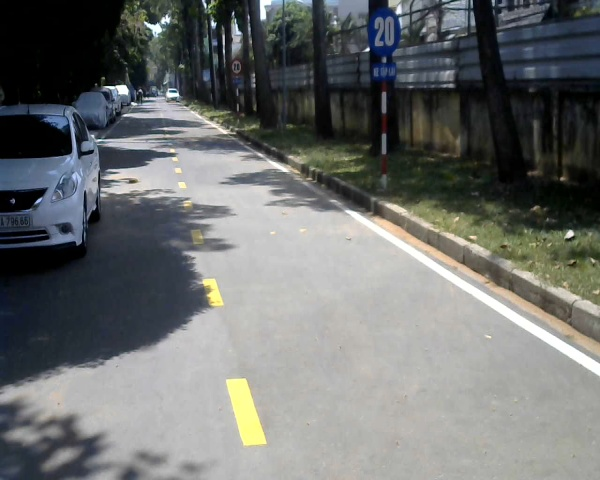
#> input picture data_0.jpg, 600 x 480 px
$ python SURF.py
#> lines starting #> are read from the running program, lines starting #| are printed output that depends on the picture
import cv2
import matplotlib as plt
img=cv2.imread("data_0.jpg",0)
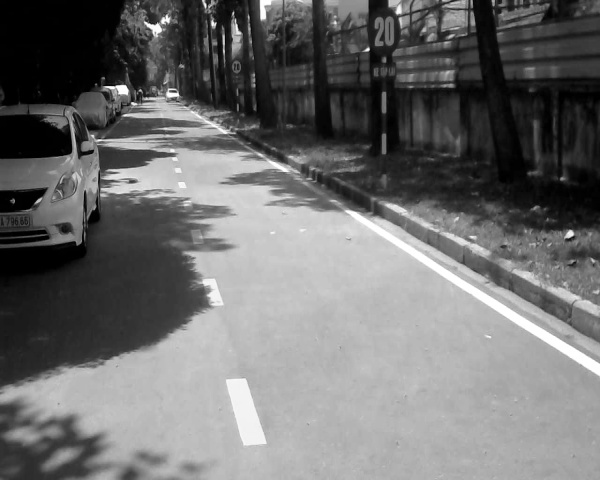
#> img: shape (480, 600); min 0, max 255, mean 110.4
#> (the run stopped early here; a loop or call above may not have finished)

$ run again, with data_1.jpg copied over data_0.jpg
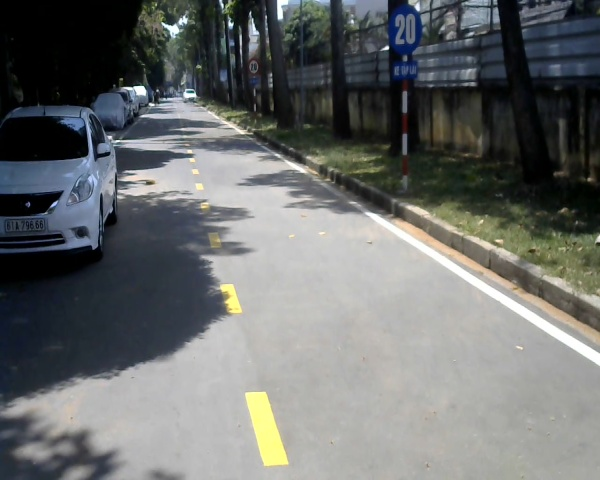
#> input picture data_1.jpg, 600 x 480 px
#> `img=cv2.imread("data_0.jpg",0)`:
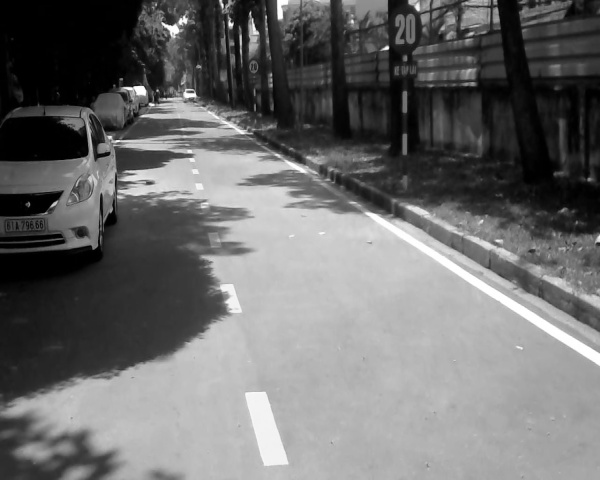
#> img: shape (480, 600); min 0, max 255, mean 108.2

$ run again, with data_8.jpg copied over data_0.jpg
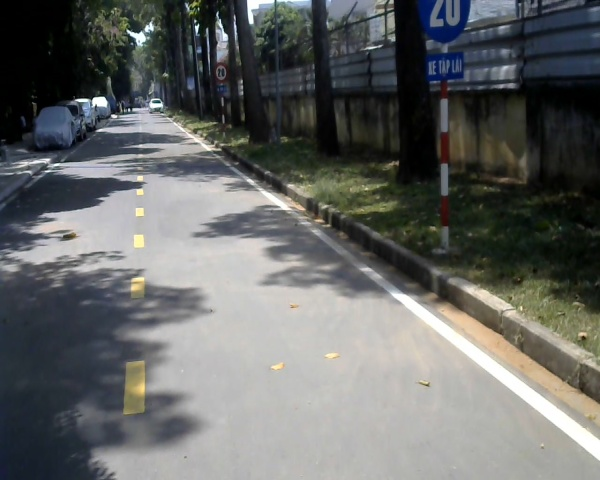
#> input picture data_8.jpg, 600 x 480 px
#> `img=cv2.imread("data_0.jpg",0)`:
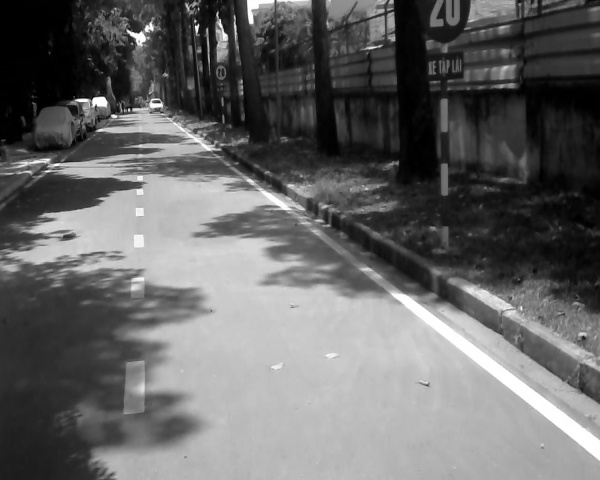
#> img: shape (480, 600); min 0, max 255, mean 102.3
